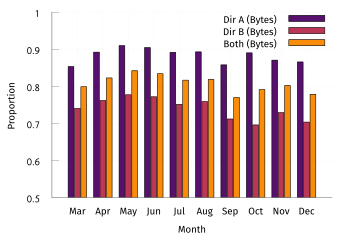

Generate this figure with gnuplot:
set terminal tikz standalone color size 9cm,6cm font '\scriptsize' preamble '\usepackage{microtype} \usepackage[sfdefault]{FiraSans} \usepackage{newtxsf} \usepackage[T1]{fontenc} \renewcommand*\oldstylenums[1]{{\firaoldstyle #1}} \usepackage[binary-units, per-mode=symbol]{siunitx} \sisetup{detect-all}'
set output "ca-monthly-pres-bytes.tex"

load "gnuplot-palettes/inferno.pal"

set boxwidth 0.9
set style data histogram
set style histogram cluster gap 1
set style fill solid border -1
set datafile separator ","
unset colorbox

set xlabel "Month"
set ylabel "Proportion"

set yrange [0.5:1.0]
set key at 10,1

plot '../results/dirA-1.csv' u 13: xtic(1) title "Dir A (Bytes)" lc palette frac 0.25, \
     '../results/dirB-1.csv' u 13 title "Dir B (Bytes)" lc palette frac 0.5, \
     '../results/biDir-1.csv' u 13 title "Both (Bytes)" lc palette frac 0.75
